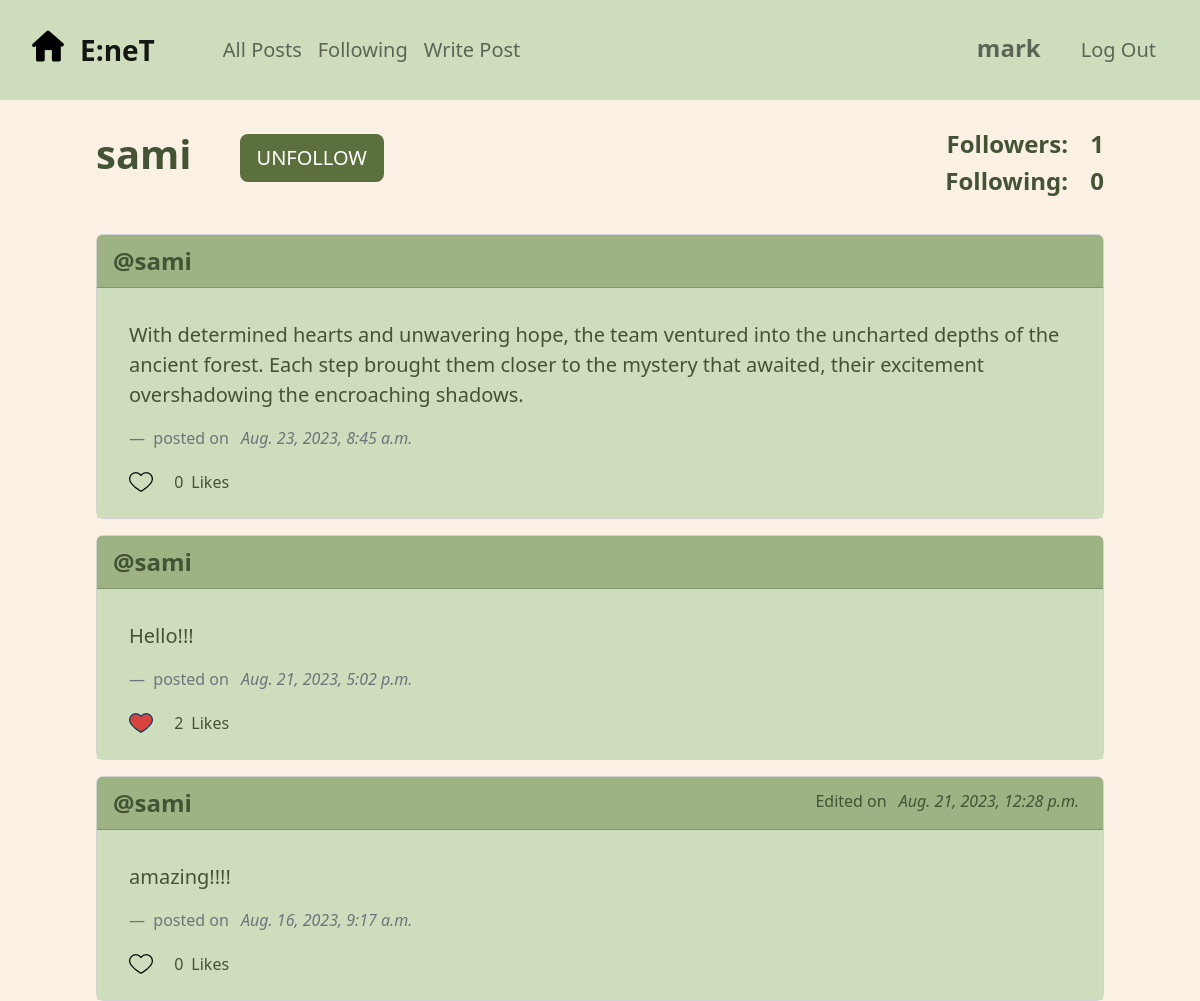
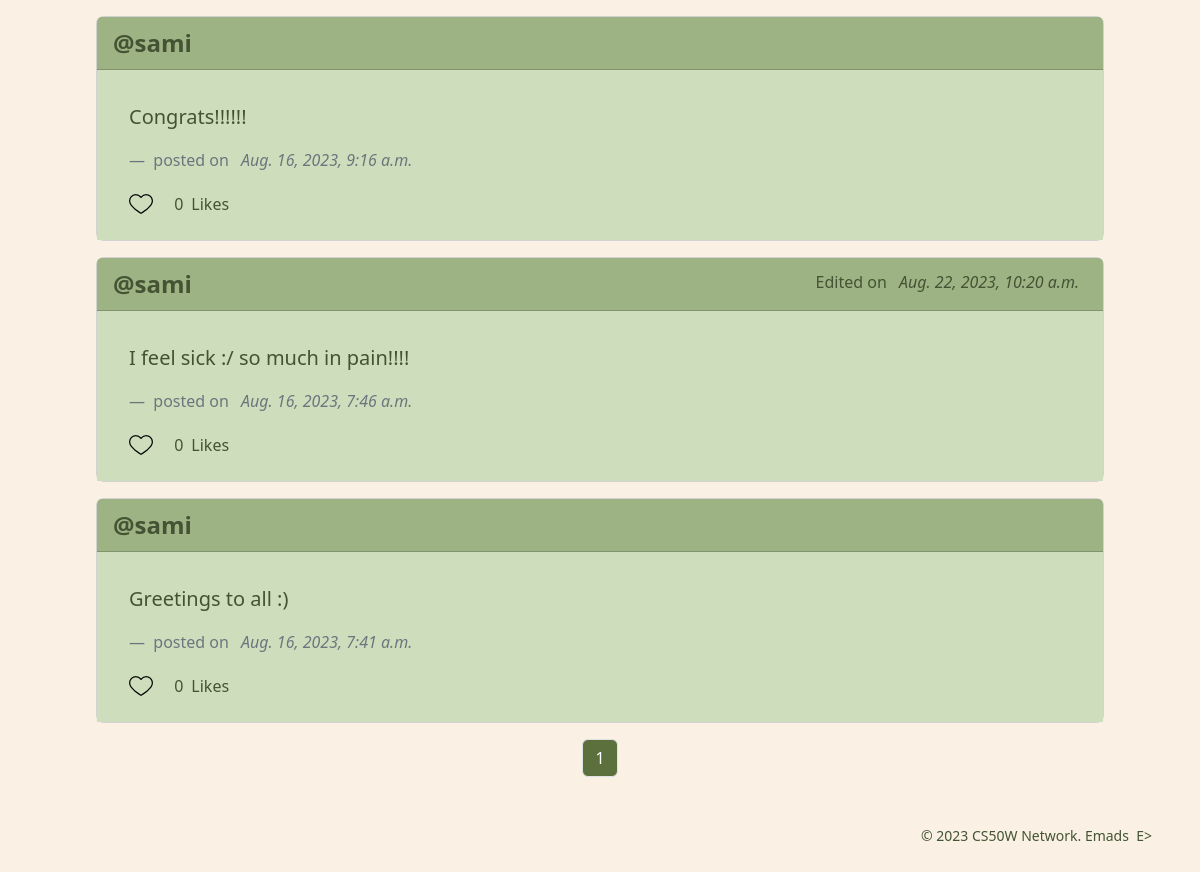
Screenshot of /profile/3 (signed in) with the database file from the repository (2 pictures, top to bottom).
### network/models.py (models this page shows, shortened)
class User(AbstractUser):
    followers = models.ManyToManyField('self', symmetrical=False, blank=True, null=True, related_name='following')

class Post(models.Model):
    content = models.TextField(blank=True)
    date_posted = models.DateTimeField(auto_now_add=True)    # automatically populated with current date
    edited = models.BooleanField(default=False)
    edited_on = models.DateTimeField(auto_now=True)    # automatically populated with current date on every update of instance
    author = models.ForeignKey(User, on_delete=models.CASCADE, blank=True, null=True, related_name="user_posts")
    likers = models.ManyToManyField(User, blank=True, null=True, related_name="liked_posts")

### network/views.py (the view)
# urls.py: path("profile/<int:user_id>", views.profile, name="profile"),
@login_required
def profile(request, user_id):
    profile_user = User.objects.get(pk=user_id)
    profile_user_posts = profile_user.user_posts.order_by("-date_posted").all()
    return render(request, "network/profile.html", context={
        'page': pagination(request, profile_user_posts),
        'profile_user': profile_user,
        'following': profile_user.following.all(),
        'followers': profile_user.followers.all(),
    })

### network/views.py (called while the page is built)
def pagination(request, objects_list):
    paginator = Paginator(objects_list, 10)
    page_number = request.GET.get('page')
    page = paginator.get_page(page_number)
    return page

### network/templates/network/profile.html (shortened to what this page needs)
{% extends "network/layout.html" %}
{% load static %}
{% block body %}
    <div class="profile-title align-items-center">
        <div class="row">
            <div class="col-md-6">
                <div class="d-flex align-items-center justify-content-start ms-5 ps-5">
                    <h1 class=""><strong>{{profile_user}}</strong></h1>
                    {% if user != profile_user %}
                        {% if user in followers %}
                        <form action="{% url 'follow_unfollow' user_id=profile_user.id action='unfollow' %}" method="post">
                            <button type="submit" class="btn btn-lg ms-5">UNFOLLOW</button>
                        </form>
                        {% else %}
                        <form action="{% url 'follow_unfollow' user_id=profile_user.id action='follow' %}" method="post">
                            {% csrf_token %}
                            <button type="submit" class="btn btn-lg ms-5">FOLLOW</button>
                        </form>
                        {% endif %}
                    {% endif %}
                </div>
            </div>
            <div class="col-md-6">
                <div class="col-auto text-end me-5 pe-5">
                    <h4><strong>Followers: <span class="ms-3">{{followers.count}}</span></strong></h4>
                    <h4><strong>Following: <span class="ms-3">{{following.count}}</span></strong></h4>
                </div>
            </div>
        </div>
    </div>
    <div class="mx-5 px-5">
        {% for post in page %}
            <div class="card my-3 rounded-3">
                <div class="card-header d-flex justify-content-between">
                    <a class="fs-4" href="{% url 'profile' post.author.id %}">@{{post.author}}</a>
                    {% if post.edited %}
                        <span class="mt-1 justify-content-end fs-6">Edited on <em class="mx-2">{{post.edited_on}}</em></span>
                    {% endif %}
                </div>
                <div class="card-body">
                    <blockquote class="blockquote mb-0 px-3">
                        <p>
                            <span id="post_{{post.id}}" class="list-inline-item mb-3">{{post.content}}</span>
                        </p>
                        <footer class="blockquote-footer fs-6">
                            <span class="">posted on </span>
                            <cite class="mx-2" title="Source Title">{{post.date_posted}}</cite>
                        </footer>
                        {% if user.is_authenticated %}
                            <a href="" id="postReaction_{{post.id}}" class="list-inline-item btn-like me-3">
                                <img id="iconHeart_{{post.id}}" src="{% if user in post.likers.all %} {% static 'network/icons/heart-filled.png' %} {% else %} {% static 'network/icons/heart-blank.png' %} {% endif %}" alt="heart icon">
                            </a>
                        {% endif %}
                        <p class="list-inline-item mb-2 fs-6">
                            <span id="postLikes_{{post.id}}" class="me-2">{{post.likers.count}}</span>Likes
                        </p>
                    </blockquote>
                </div>
            </div>
        {% endfor %}
    </div>
{% endblock %}

### network/templates/network/layout.html (shortened to what this page needs)
{% load static %}
<!DOCTYPE html>
<html lang="en">
    <head>
        <link href="https://cdn.jsdelivr.net/npm/bootstrap@5.2.3/dist/css/bootstrap.min.css" rel="stylesheet">
        <link href="{% static 'network/styles.css' %}" rel="stylesheet">
        <link rel='stylesheet' href='https://cdn-uicons.flaticon.com/uicons-regular-rounded/css/uicons-regular-rounded.css'>
    </head>
    <body>
        <nav class="navbar navbar-expand-lg bg-navbar p-4 fs-5">
            <a id="homepage" class="navbar-brand fs-3 me-5" href="{% url 'index' %}">
                <img class="me-2 px-2 home-icon" src="{% static 'network/icons/home.png' %}" alt="home icon"><strong>E:neT</strong>
            </a>
            <div class="container-fluid">
                <ul class="navbar-nav me-auto mb-2 mb-lg-0">
                    {% if user.is_authenticated %}
                        <li class="nav-item nav-left">
                            <a id="all_posts" class="nav-link" href="{% url 'index' %}">All Posts</a>
                        </li>
                        <li class="nav-item">
                            <a class="nav-link" href="{% url 'following' %}">Following</a>
                        </li>
                        <li class="nav-item">
                            <a class="nav-link" href="" class="list-inline-item" data-bs-toggle="modal" data-bs-target="#createModal">Write Post</a>
                        </li>
                    {% endif %}
                </ul>
                <ul class="navbar-nav ms-auto mb-2 mb-lg-0">
                {% if user.is_authenticated %}
                    <li class="nav-item d-flex justify-content-end">
                        <a class="nav-link me-4 fs-4 username" href="{% url 'profile' user.id %}"><strong>{{ user.username }}</strong></a>
                    </li>
                    <li class="nav-item d-flex justify-content-end">
                        <a class="nav-link" href="{% url 'logout' %}">Log Out</a>
                    </li>
                {% endif %}
                </ul>
            </div>
        </nav>
        <div class="body">
            {% block body %}
            {% endblock %}
        </div>
        {% if page %}
            <nav aria-label="Page navigation example">
                <ul class="pagination d-flex justify-content-center">
                        <li class="page-item"><a class="page-link btn mx-1" href="?page={{ page.number }}">{{page.number}}</a></li>
                </ul>
            </nav>
        {% endif %}
        <footer>
            <small class="d-flex justify-content-end mx-5 mt-5 mb-2">
                &copy;&nbsp;2023&nbsp;CS50W&nbsp;Network.&nbsp;Emads&nbsp;&nbsp;E>
            </small>
            <br>
        </footer>
    </body>
</html>

### network/static/network/styles.css (style rules this page uses)
body { color: #435334; background-color: #FAF1E4; margin: 0; padding: 0; }
a { text-decoration: none; }
.home-icon { margin-top: -15px; }
.username { margin-top: -5px; }
.profile-title { margin-top: 30px; margin-bottom: 30px; }
.bg-navbar, .card-body { background-color: #CEDEBD; }
.card-header, .modal-header { background-color: #9EB384; }
.card-header a, .card-body a { color: #435334; font-weight: bold; }
.btn { background-color: #5C703E; color: #fff; }

### rows the page displays
User: username "mark"
User: username "sami"
Post: author "sami", content "With determined hearts and unwavering hope, the team ventured into the uncharted depths of the ancient forest. Each step brought them closer to the mystery that awaited, their excitement overshadowing the encroaching shadows.", date_posted "Aug. 23, 2023, 8:45 a.m.", likers.count "0"
Post: author "sami", content "Hello!!!", date_posted "Aug. 21, 2023, 5:02 p.m.", shows a picture, likers.count "2"
Post: author "sami", edited_on "Aug. 21, 2023, 12:28 p.m.", content "amazing!!!!", date_posted "Aug. 16, 2023, 9:17 a.m.", likers.count "0"
Post: author "sami", content "Congrats!!!!!!", date_posted "Aug. 16, 2023, 9:16 a.m.", likers.count "0"
Post: author "sami", edited_on "Aug. 22, 2023, 10:20 a.m.", content "I feel sick :/ so much in pain!!!!", date_posted "Aug. 16, 2023, 7:46 a.m.", likers.count "0"
Post: author "sami", content "Greetings to all :)", date_posted "Aug. 16, 2023, 7:41 a.m.", likers.count "0"

### other values shown
{{ followers.count }} "1"
{{ following.count }} "0"
{{ page.number }} "1"
